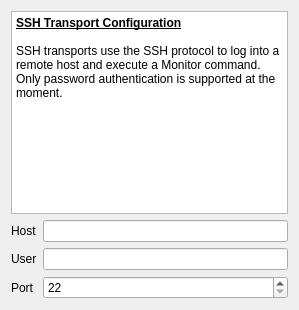
<?xml version="1.0" encoding="UTF-8"?>
<ui version="4.0">
 <class>SshTransportConfigWidget</class>
 <widget class="QWidget" name="SshTransportConfigWidget">
  <property name="geometry">
   <rect>
    <x>0</x>
    <y>0</y>
    <width>299</width>
    <height>310</height>
   </rect>
  </property>
  <property name="windowTitle">
   <string>Form</string>
  </property>
  <layout class="QVBoxLayout" name="verticalLayout">
   <item>
    <widget class="QTextBrowser" name="textBrowser">
     <property name="sizePolicy">
      <sizepolicy hsizetype="Expanding" vsizetype="MinimumExpanding">
       <horstretch>0</horstretch>
       <verstretch>0</verstretch>
      </sizepolicy>
     </property>
     <property name="html">
      <string>&lt;!DOCTYPE HTML PUBLIC &quot;-//W3C//DTD HTML 4.0//EN&quot; &quot;http://www.w3.org/TR/REC-html40/strict.dtd&quot;&gt;
&lt;html&gt;&lt;head&gt;&lt;meta name=&quot;qrichtext&quot; content=&quot;1&quot; /&gt;&lt;style type=&quot;text/css&quot;&gt;
p, li { white-space: pre-wrap; }
&lt;/style&gt;&lt;/head&gt;&lt;body style=&quot; font-family:'Ubuntu'; font-size:9pt; font-weight:400; font-style:normal;&quot;&gt;
&lt;p style=&quot; margin-top:0px; margin-bottom:0px; margin-left:0px; margin-right:0px; -qt-block-indent:0; text-indent:0px;&quot;&gt;&lt;span style=&quot; font-weight:600; text-decoration: underline;&quot;&gt;SSH Transport Configuration&lt;/span&gt;&lt;/p&gt;
&lt;p style=&quot;-qt-paragraph-type:empty; margin-top:0px; margin-bottom:0px; margin-left:0px; margin-right:0px; -qt-block-indent:0; text-indent:0px; font-weight:600; text-decoration: underline;&quot;&gt;&lt;/p&gt;
&lt;p style=&quot; margin-top:0px; margin-bottom:0px; margin-left:0px; margin-right:0px; -qt-block-indent:0; text-indent:0px;&quot;&gt;SSH transports use the SSH protocol to log into a remote host and execute a Monitor command.  Only password authentication is supported at the moment.&lt;/p&gt;
&lt;p style=&quot;-qt-paragraph-type:empty; margin-top:0px; margin-bottom:0px; margin-left:0px; margin-right:0px; -qt-block-indent:0; text-indent:0px;&quot;&gt;&lt;/p&gt;
&lt;p style=&quot;-qt-paragraph-type:empty; margin-top:0px; margin-bottom:0px; margin-left:0px; margin-right:0px; -qt-block-indent:0; text-indent:0px;&quot;&gt;&lt;/p&gt;&lt;/body&gt;&lt;/html&gt;</string>
     </property>
    </widget>
   </item>
   <item>
    <layout class="QGridLayout" name="gridLayout">
     <item row="0" column="0">
      <widget class="QLabel" name="label">
       <property name="text">
        <string>Host</string>
       </property>
      </widget>
     </item>
     <item row="0" column="1">
      <widget class="QLineEdit" name="hostEdit"/>
     </item>
     <item row="1" column="1">
      <widget class="QLineEdit" name="userEdit"/>
     </item>
     <item row="1" column="0">
      <widget class="QLabel" name="label_2">
       <property name="text">
        <string>User</string>
       </property>
      </widget>
     </item>
     <item row="2" column="1">
      <widget class="QSpinBox" name="portSpin">
       <property name="minimum">
        <number>22</number>
       </property>
       <property name="maximum">
        <number>32767</number>
       </property>
       <property name="value">
        <number>22</number>
       </property>
      </widget>
     </item>
     <item row="2" column="0">
      <widget class="QLabel" name="label_4">
       <property name="text">
        <string>Port</string>
       </property>
      </widget>
     </item>
    </layout>
   </item>
  </layout>
 </widget>
 <resources/>
 <connections/>
</ui>
